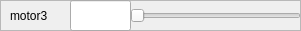
         <widget class="QFrame" name="frame_12">
          <property name="geometry">
           <rect>
            <x>0</x>
            <y>330</y>
            <width>301</width>
            <height>31</height>
           </rect>
          </property>
          <property name="frameShape">
           <enum>QFrame::StyledPanel</enum>
          </property>
          <property name="frameShadow">
           <enum>QFrame::Raised</enum>
          </property>
          <widget class="QSlider" name="motor3">
           <property name="geometry">
            <rect>
             <x>130</x>
             <y>0</y>
             <width>171</width>
             <height>31</height>
            </rect>
           </property>
           <property name="minimum">
            <number>-50</number>
           </property>
           <property name="maximum">
            <number>50</number>
           </property>
           <property name="value">
            <number>-50</number>
           </property>
           <property name="orientation">
            <enum>Qt::Horizontal</enum>
           </property>
          </widget>
          <widget class="QLabel" name="label_11">
           <property name="geometry">
            <rect>
             <x>10</x>
             <y>0</y>
             <width>91</width>
             <height>31</height>
            </rect>
           </property>
           <property name="text">
            <string>motor3</string>
           </property>
          </widget>
          <widget class="QFrame" name="frame_13">
           <property name="geometry">
            <rect>
             <x>40</x>
             <y>30</y>
             <width>301</width>
             <height>31</height>
            </rect>
           </property>
           <property name="frameShape">
            <enum>QFrame::StyledPanel</enum>
           </property>
           <property name="frameShadow">
            <enum>QFrame::Raised</enum>
           </property>
           <widget class="QSlider" name="horizontalSlider_6">
            <property name="geometry">
             <rect>
              <x>70</x>
              <y>0</y>
              <width>231</width>
              <height>31</height>
             </rect>
            </property>
            <property name="orientation">
             <enum>Qt::Horizontal</enum>
            </property>
           </widget>
           <widget class="QLabel" name="label_12">
            <property name="geometry">
             <rect>
              <x>10</x>
              <y>0</y>
              <width>91</width>
              <height>31</height>
             </rect>
            </property>
            <property name="text">
             <string>motor0</string>
            </property>
           </widget>
          </widget>
          <widget class="QLineEdit" name="setPoint_motor3">
           <property name="geometry">
            <rect>
             <x>70</x>
             <y>0</y>
             <width>61</width>
             <height>31</height>
            </rect>
           </property>
           <property name="readOnly">
            <bool>true</bool>
           </property>
          </widget>
         </widget>
